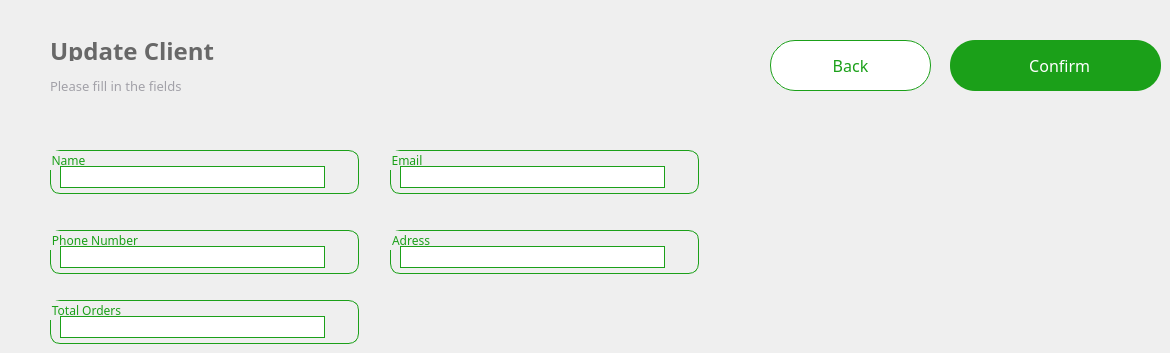
     <widget class="QWidget" name="update_cl">
      <widget class="QLabel" name="Title_7">
       <property name="geometry">
        <rect>
         <x>50</x>
         <y>40</y>
         <width>381</width>
         <height>21</height>
        </rect>
       </property>
       <property name="font">
        <font>
         <family>Lexend</family>
         <pointsize>18</pointsize>
         <bold>true</bold>
        </font>
       </property>
       <property name="styleSheet">
        <string notr="true">color: rgb(104, 104, 104);
border:none;</string>
       </property>
       <property name="text">
        <string>Update Client</string>
       </property>
      </widget>
      <widget class="QGroupBox" name="email_emp_2">
       <property name="geometry">
        <rect>
         <x>390</x>
         <y>150</y>
         <width>309</width>
         <height>44</height>
        </rect>
       </property>
       <property name="font">
        <font>
         <family>Lexend Light</family>
        </font>
       </property>
       <property name="styleSheet">
        <string notr="true">border-radius:10px;
border-color: rgb(27, 160, 25);
border-width : 1.2px;
border-style:solid;
color: rgb(27, 160, 25);
</string>
       </property>
       <property name="title">
        <string>Email</string>
       </property>
       <property name="alignment">
        <set>Qt::AlignLeading|Qt::AlignLeft|Qt::AlignTop</set>
       </property>
       <property name="flat">
        <bool>false</bool>
       </property>
       <property name="checkable">
        <bool>false</bool>
       </property>
       <widget class="QLineEdit" name="email_cl_25">
        <property name="geometry">
         <rect>
          <x>10</x>
          <y>16</y>
          <width>265</width>
          <height>22</height>
         </rect>
        </property>
        <property name="styleSheet">
         <string notr="true">border-radius:0px;
border-color: rgb(27, 160, 25);
border-width : 0x;
color:grey;</string>
        </property>
        <property name="text">
         <string/>
        </property>
        <property name="echoMode">
         <enum>QLineEdit::Normal</enum>
        </property>
       </widget>
      </widget>
      <widget class="QGroupBox" name="phone_emp_2">
       <property name="geometry">
        <rect>
         <x>50</x>
         <y>230</y>
         <width>309</width>
         <height>44</height>
        </rect>
       </property>
       <property name="font">
        <font>
         <family>Lexend Light</family>
        </font>
       </property>
       <property name="styleSheet">
        <string notr="true">border-radius:10px;
border-color: rgb(27, 160, 25);
border-width : 1.2px;
border-style:solid;
color: rgb(27, 160, 25);
</string>
       </property>
       <property name="title">
        <string>Phone Number</string>
       </property>
       <property name="alignment">
        <set>Qt::AlignLeading|Qt::AlignLeft|Qt::AlignTop</set>
       </property>
       <property name="flat">
        <bool>false</bool>
       </property>
       <property name="checkable">
        <bool>false</bool>
       </property>
       <widget class="QLineEdit" name="phone_cl_25">
        <property name="geometry">
         <rect>
          <x>10</x>
          <y>16</y>
          <width>265</width>
          <height>22</height>
         </rect>
        </property>
        <property name="styleSheet">
         <string notr="true">border-radius:0px;
border-color: rgb(27, 160, 25);
border-width : 0x;
color:grey;</string>
        </property>
        <property name="text">
         <string/>
        </property>
        <property name="echoMode">
         <enum>QLineEdit::Normal</enum>
        </property>
       </widget>
      </widget>
      <widget class="QGroupBox" name="adress_2">
       <property name="geometry">
        <rect>
         <x>390</x>
         <y>230</y>
         <width>309</width>
         <height>44</height>
        </rect>
       </property>
       <property name="font">
        <font>
         <family>Lexend Light</family>
        </font>
       </property>
       <property name="styleSheet">
        <string notr="true">border-radius:10px;
border-color: rgb(27, 160, 25);
border-width : 1.2px;
border-style:solid;
color: rgb(27, 160, 25);
</string>
       </property>
       <property name="title">
        <string>Adress</string>
       </property>
       <property name="alignment">
        <set>Qt::AlignLeading|Qt::AlignLeft|Qt::AlignTop</set>
       </property>
       <property name="flat">
        <bool>false</bool>
       </property>
       <property name="checkable">
        <bool>false</bool>
       </property>
       <widget class="QLineEdit" name="adress_cl_25">
        <property name="geometry">
         <rect>
          <x>10</x>
          <y>16</y>
          <width>265</width>
          <height>22</height>
         </rect>
        </property>
        <property name="styleSheet">
         <string notr="true">border-radius:0px;
border-color: rgb(27, 160, 25);
border-width : 0x;
color:grey;</string>
        </property>
        <property name="text">
         <string/>
        </property>
        <property name="echoMode">
         <enum>QLineEdit::Normal</enum>
        </property>
       </widget>
      </widget>
      <widget class="QGroupBox" name="name_emp_5">
       <property name="geometry">
        <rect>
         <x>50</x>
         <y>300</y>
         <width>309</width>
         <height>44</height>
        </rect>
       </property>
       <property name="font">
        <font>
         <family>Lexend Light</family>
        </font>
       </property>
       <property name="styleSheet">
        <string notr="true">border-radius:10px;
border-color: rgb(27, 160, 25);
border-width : 1.2px;
border-style:solid;
color: rgb(27, 160, 25);
</string>
       </property>
       <property name="title">
        <string>Total Orders</string>
       </property>
       <property name="alignment">
        <set>Qt::AlignLeading|Qt::AlignLeft|Qt::AlignTop</set>
       </property>
       <property name="flat">
        <bool>false</bool>
       </property>
       <property name="checkable">
        <bool>false</bool>
       </property>
       <widget class="QLineEdit" name="total_ord_35">
        <property name="geometry">
         <rect>
          <x>10</x>
          <y>16</y>
          <width>265</width>
          <height>22</height>
         </rect>
        </property>
        <property name="styleSheet">
         <string notr="true">border-radius:0px;
border-color: rgb(27, 160, 25);
border-width : 0x;
color:grey;</string>
        </property>
        <property name="text">
         <string/>
        </property>
        <property name="echoMode">
         <enum>QLineEdit::Normal</enum>
        </property>
       </widget>
      </widget>
      <widget class="QLabel" name="Sub_title_7">
       <property name="geometry">
        <rect>
         <x>50</x>
         <y>70</y>
         <width>291</width>
         <height>31</height>
        </rect>
       </property>
       <property name="font">
        <font>
         <family>Lexend Light</family>
         <pointsize>10</pointsize>
        </font>
       </property>
       <property name="cursor">
        <cursorShape>PointingHandCursor</cursorShape>
       </property>
       <property name="layoutDirection">
        <enum>Qt::LeftToRight</enum>
       </property>
       <property name="styleSheet">
        <string notr="true">background-color:transparent;
color: #A2A1A8;
border:none;</string>
       </property>
       <property name="text">
        <string>Please fill in the fields</string>
       </property>
       <property name="alignment">
        <set>Qt::AlignLeading|Qt::AlignLeft|Qt::AlignVCenter</set>
       </property>
      </widget>
      <widget class="QGroupBox" name="name_emp_6">
       <property name="geometry">
        <rect>
         <x>50</x>
         <y>150</y>
         <width>309</width>
         <height>44</height>
        </rect>
       </property>
       <property name="font">
        <font>
         <family>Lexend Light</family>
        </font>
       </property>
       <property name="styleSheet">
        <string notr="true">border-radius:10px;
border-color: rgb(27, 160, 25);
border-width : 1.2px;
border-style:solid;
color: rgb(27, 160, 25);
</string>
       </property>
       <property name="title">
        <string>Name</string>
       </property>
       <property name="alignment">
        <set>Qt::AlignLeading|Qt::AlignLeft|Qt::AlignTop</set>
       </property>
       <property name="flat">
        <bool>false</bool>
       </property>
       <property name="checkable">
        <bool>false</bool>
       </property>
       <widget class="QLineEdit" name="name_cl_25">
        <property name="geometry">
         <rect>
          <x>10</x>
          <y>16</y>
          <width>265</width>
          <height>22</height>
         </rect>
        </property>
        <property name="styleSheet">
         <string notr="true">border-radius:0px;
border-color: rgb(27, 160, 25);
border-width : 0x;
color:grey;</string>
        </property>
        <property name="text">
         <string/>
        </property>
        <property name="echoMode">
         <enum>QLineEdit::Normal</enum>
        </property>
       </widget>
      </widget>
      <widget class="QPushButton" name="confirm_update_client">
       <property name="geometry">
        <rect>
         <x>950</x>
         <y>40</y>
         <width>211</width>
         <height>51</height>
        </rect>
       </property>
       <property name="styleSheet">
        <string notr="true">QPushButton{
background:#1ba019;
border-radius:25px;
color:white;
font-family: Lexend;
font-size:16px;
}
QPushButton:hover
{
background:#00b521;
color:white;
border-left:3px solid #1BA019 ; 
border-color:none;
border-radius:25px;




}
QPushButton:pressed
{
background:#013220;
color:black;
border-radius:25px;
color:white;
font-family: Lexend;
font-size:16px;
border-radius:10px;
border-left:3.5px solid #1BA019 ; 


/*background: qlineargradient(x1: 0, y1: 0, x2: 0, y2: 1,
                                stop: 0 #ffffff, stop: 1 #dcdcdc);*/
}</string>
       </property>
       <property name="text">
        <string>  Confirm</string>
       </property>
       <property name="icon">
        <iconset>
         <normalon>:/images/add-circle.png</normalon>
        </iconset>
       </property>
       <property name="iconSize">
        <size>
         <width>200</width>
         <height>200</height>
        </size>
       </property>
      </widget>
      <widget class="QPushButton" name="annuler">
       <property name="geometry">
        <rect>
         <x>770</x>
         <y>40</y>
         <width>161</width>
         <height>51</height>
        </rect>
       </property>
       <property name="styleSheet">
        <string notr="true">*{
border-radius:25px;
color:#1ba019;
font-family: Lexend;
font-size:16px;
border-color: rgb(27, 160, 25);
border-width : 1.2px;
border-style:solid;
background-color:white;
}
QPushButton:hover
{
background:white;
color:#00b521;
border-left:3px solid #00b521 ; 
border-color:none;
border-radius:25px;
}
QPushButton:pressed
{
background:#013220;
color:#1ba019;
border-radius:25px;
font-family: Lexend;
font-size:16px;
border-left:3.2px solid #1BA019 ; 


/*background: qlineargradient(x1: 0, y1: 0, x2: 0, y2: 1,
                                stop: 0 #ffffff, stop: 1 #dcdcdc);*/
}</string>
       </property>
       <property name="text">
        <string>Back</string>
       </property>
       <property name="icon">
        <iconset resource="resources.qrc">
         <normaloff>:/images/back.png</normaloff>:/images/back.png</iconset>
       </property>
       <property name="iconSize">
        <size>
         <width>200</width>
         <height>200</height>
        </size>
       </property>
       <property name="autoRepeatInterval">
        <number>100</number>
       </property>
      </widget>
     </widget>
